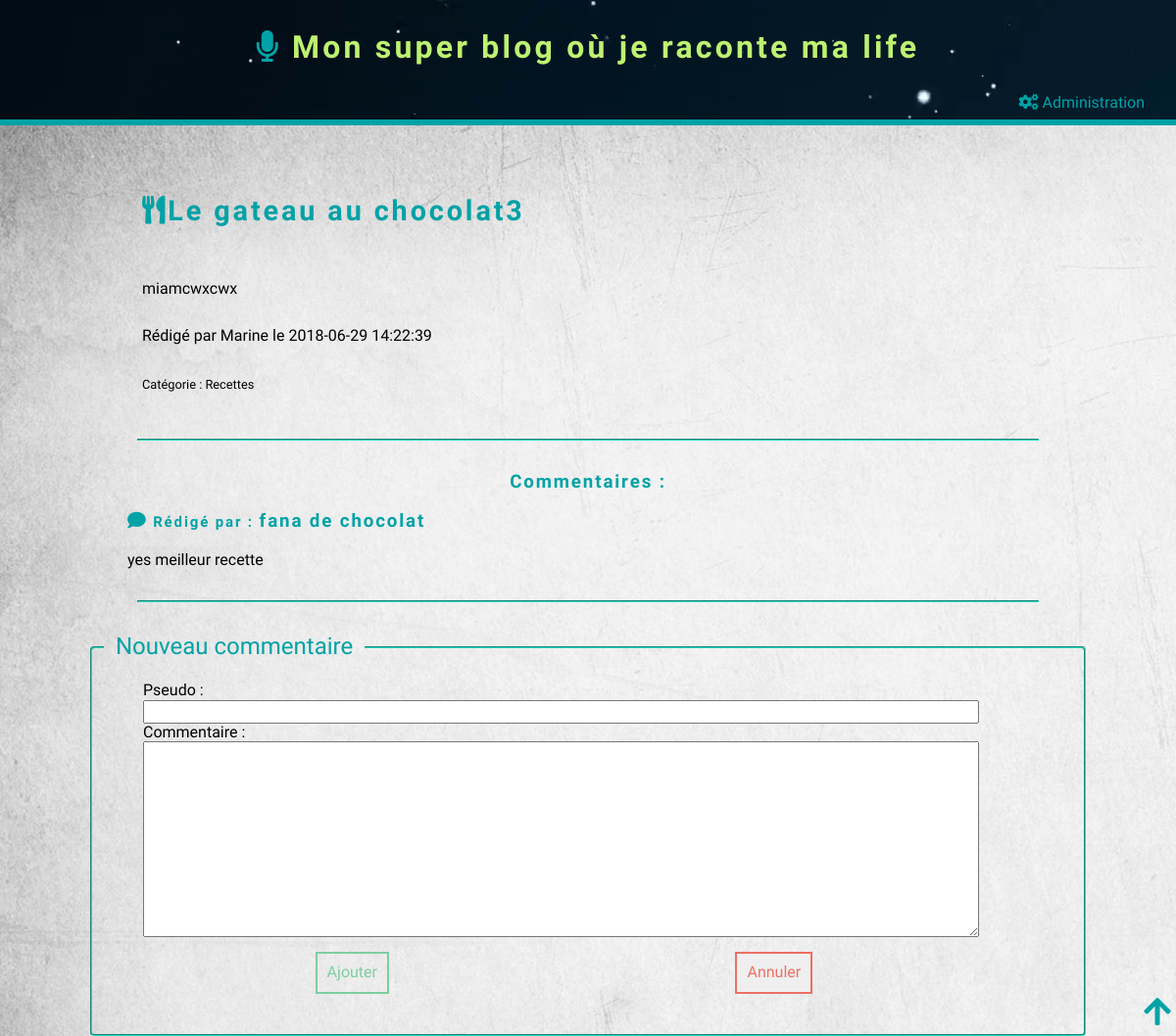
Screenshot of /article.php?idArticle=34 with the database file from the repository.
### tables this page shows
CREATE TABLE `article` (
  `id` smallint(5) NOT NULL,
  `titre` varchar(150) NOT NULL,
  `contenu` text NOT NULL,
  `date` datetime NOT NULL DEFAULT CURRENT_TIMESTAMP,
  `idAuteur` smallint(5) NOT NULL,
  `idCategorie` smallint(5) DEFAULT NULL,
  `image` varchar(200) DEFAULT NULL,
  `description` varchar(50) DEFAULT NULL,
  `modifierPar` varchar(50) DEFAULT NULL
);

CREATE TABLE `categorie` (
  `id` smallint(5) NOT NULL,
  `libelle` varchar(25) NOT NULL,
  `img` varchar(100) NOT NULL
);

CREATE TABLE `auteur` (
  `id` smallint(5) NOT NULL,
  `nom` varchar(25) NOT NULL,
  `mdp` varchar(100) NOT NULL
);

CREATE TABLE `commentaire` (
  `id` smallint(5) NOT NULL,
  `pseudo` varchar(25) NOT NULL,
  `contenu` text NOT NULL,
  `date` datetime NOT NULL DEFAULT CURRENT_TIMESTAMP,
  `idArticle` smallint(5) NOT NULL
);

### php/affichage_article.php (the view, shortened to what this page needs)
<?php
	$query = $pdo->prepare
	(
	    'SELECT
	    	article.id,
            libelle,
	        titre,
	        article.contenu,
	        nom,
	        article.date,
	        img,
	        image,
	        description
	     FROM article
	     INNER JOIN auteur ON auteur.id = article.idAuteur
         INNER JOIN categorie ON categorie.id = article.idCategorie
	     WHERE article.id = ?
	     '
	);
	$idArticle = htmlspecialchars($_GET['idArticle']);
	$query->bindParam(1, $idArticle, PDO::PARAM_INT);
	$query->execute();
	$affichage_article = $query->fetch(PDO::FETCH_ASSOC);
	echo('
		<ul class="index">
			<li><h2>'.$affichage_article['img'].$affichage_article['titre'].'</h2></li>');
	echo('
			<li>'.$affichage_article['contenu'].'</li>
			<li>Rédigé par '.$affichage_article['nom'].' le '.$affichage_article['date'].'</li>
			<li><small>Catégorie : '.$affichage_article['libelle'].'</small></li>
		</ul>
		<hr>');
	echo('<h3 id="commentaires">Commentaires :</h3>');
	$query = $pdo->prepare
	(
	    'SELECT
	    	*
	     FROM commentaire
	     WHERE idArticle = ?
	     '
	);
	$query->bindParam(1, $_GET['idArticle'], PDO::PARAM_INT);
	$query->execute();
	$affichage_commentaire = $query->fetchAll(PDO::FETCH_ASSOC);
	foreach ($affichage_commentaire as $commentaire) {
		echo('
			<ul>
				<li><h3><i class="fas fa-comment"></i><small> Rédigé par : </small>'.$commentaire['pseudo'].'</h3></li>
				<li>'.$commentaire['contenu'].'</li>
			</ul>');
	};
	echo('<hr>');
	echo('
	<form method="POST" action="php/ajouter_commentaire.php">
		<fieldset>
			<legend>Nouveau commentaire</legend>
			<ul>
				<li class="post">
					<label for="id"></label>
					<input type="text" name="id" id="'.$_GET['idArticle'].'" value="'.$_GET['idArticle'].'">
				</li>
				<li>
					<label for="pseudo"> Pseudo :</label>
					<input type="text" name="pseudo" id="pseudo">
				</li>
				<li>
					<label for="commentaire">Commentaire : </label>
					<textarea type="text" name="commentaire" id="commentaire"></textarea>
				</li>
				<li class="liButton">
					<label for="ajouter"></label>
					<button type="submit">Ajouter</button>
				</li>
				<li class="liButton">
					<label for="annuler"></label>
					<button type="reset">Annuler</button>
				</li>
			</ul>
		</fieldset>
	</form>
');
?>

### css/style.css (style rules this page uses)
* { box-sizing: border-box; }
i { color:#01A2A6; }
form { margin-top: 2em; }
form fieldset { border-color:#29D9C2; border-radius: 4px; }
form fieldset legend { color: #01A2A6; font-size: 1.5em; padding: 0 0.5em; }
form input { display: block; width:90%; }
textarea { display: block; width:90%; height:200px; }
hr { max-width:90%; margin : 2em auto; border-color:#29D9C2; }
ul { list-style:none; }
.index li { padding: 15px; }
a, button { cursor:pointer; }
body { background: url('../img/fond.jpg') repeat; background-color: #F1F1F1; font-family: 'Dosis', sans-serif; }
h1, h2, h3 { color: #01A2A6; letter-spacing: 0.1em; }
h2 { font-size: 1.8em; }
#commentaires { text-align: center; }
.liButton { text-align: center; width: 45%; display: inline-block; margin: 15px auto; }
.liButton button[type=submit] { padding: 10px; border: 2px solid #7DCEA0; color:#7DCEA0; background-color: transparent; }
.liButton button[type=reset] { padding: 10px; border: 2px solid #EC7063; color:#EC7063; }

### rows the page displays
article: titre "Le gateau au chocolat3", contenu "miamcwxcwx", idAuteur.nom "Marine", date "2018-06-29 14:22:39", idCategorie.libelle "Recettes"
commentaire: pseudo "fana de chocolat", contenu "yes meilleur recette"
